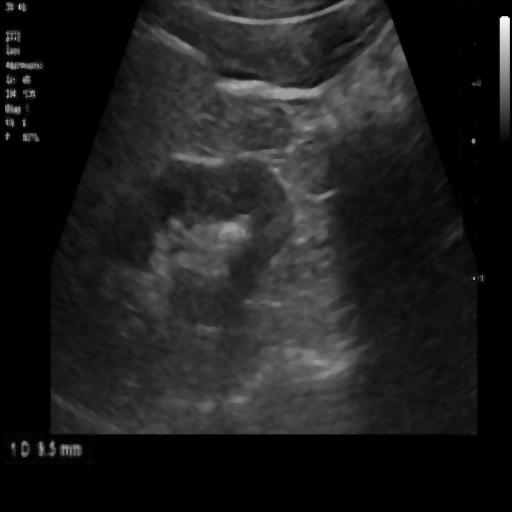
#> input picture median_filtered_images/median_img_1.jpg, 512 x 512 px; its folder holds only this picture in this run
$ jupyter execute --allow-errors part_1.ipynb
#> lines starting #> are read from the running program, lines starting #| are printed output that depends on the picture; after the words box and inside, x2 and y2 are one past the last pixel; in counts of white or black regions, pixels touching at a corner belong together
#> further down, current_image is the input picture: shape (512, 512); min 0, max 255, mean 30.6
[cell 1]
#install dependencies, you can uncomment if needed
# %pip install scikit-image
# %pip install matplotlib
# %pip install numpy

# print("\nFinished installing scikit, matplotlib, and numpy\n")

import matplotlib.pyplot as plt
import matplotlib.image as mpimg
import numpy as np
from skimage.transform import resize
import random
import os
from PIL import Image
import pandas as pd

## Preprocessing: Median filter and Gaussian Filter

[cell 2]
import math
import numpy as np

#function for convolution, based on the matlab code showed in class
#This is using zero padding, so the result image is slightly larger than the original image.

def twoD_convolution(image, kernel):
    image_height = image.shape[0]
    image_width = image.shape[1]

    kernel_height = kernel.shape[0]
    kernel_width = kernel.shape[1]
    result_height = image_height + kernel_height - 1
    result_width = image_width + kernel_width - 1

    # Initialize result with zeros
    result = np.zeros((result_height, result_width))
    for i in range(image_height):
        for j in range(image_width):
            # For each pixel in the image, multiply it by the entire kernel
            # and add it to the corresponding neighborhood in the result
            result[i : i + kernel_height, j : j + kernel_width] += image[i, j] * kernel

    pad_h = kernel_height // 2
    pad_w = kernel_width // 2
    return result[pad_h : pad_h + image_height, pad_w : pad_w + image_width]

# [16 lines left out: function median_filter, not called in this run]

def gaussian_filter_equation(x,y,sigma):
    return math.exp(-(x**2 + y**2) / (2 * sigma**2))

def gaussian_filter(img, kernel_size, sigma):
    k = kernel_size // 2
    kernel = np.zeros((kernel_size, kernel_size))
    for i in range(kernel_size):
        for j in range(kernel_size):
            kernel[i, j] = gaussian_filter_equation(i - k, j - k, sigma)
    kernel /= kernel.sum()
    return twoD_convolution(img, kernel)

### Reading in the images, converting them to grayscale using the Luminosity method, and using the filters.

[cell 3]
from matplotlib.image import imread
from PIL import Image
# [11 lines left out: function luminosity, not called in this run]

if not os.path.exists("median_filtered_images"):
    os.makedirs("median_filtered_images")
    print(f"Created folder: median_filtered_images")
else:
    print(f"Folder median_filtered_images already exists.")

# There are 10 dataset images, all named the same way (img_1, img_2, img_3...)
print("Median Filtering 10 Images\n")
#> (the rest of this cell did not finish here and is left out)

[cell 4]
if not os.path.exists("median_gaussian_filtered_images"):
    os.makedirs("median_gaussian_filtered_images")
    print(f"Created folder: median_gaussian_filtered_images")
else:
    print(f"Folder median_gaussian_filtered_images already exists.")

print("Gaussian Filtering 10 Images\n")
#> (the rest of this cell did not finish here and is left out)

    res_img = Image.fromarray(gaussian_filtered.astype(np.uint8))
    res_img.convert("L").save(f"median_gaussian_filtered_images/median_gaussian_img_{i}.jpg")

### Define the piecewise contrast stretching function:

[cell 5]
def piecewise_contrast(img, t):
    image = img.copy()
    image = image.astype(np.float64)
    L_min = 0
    L_max = 255
    i_min = np.min(image)
    i_max = np.max(image)

    result = np.zeros_like(image)
    less_than_t = image <= t
    higher_than_t = image > t

    result[less_than_t] = ((image[less_than_t] - i_min) * (t - L_min) / (t - i_min + 0.1)) + L_min
    result[higher_than_t] = ((image[higher_than_t] - t + 1) *(L_max - t+1) / (i_max - t+1)) + t + 1
    return result

### Part A: EME (Contrast Ratio Only)
$$EME = \frac{1}{k_1 k_2} \sum_{k=1}^{k_1} \sum_{l=1}^{k_2} \left( \frac{I_{max,k,l}}{I_{min,k,l} + c} \right)$$

[cell 6]
# takes in image, M and N (aka k1 and k2).
#M = vertical blocks, N = horizontal
def get_eme(img, vertical_blocks, horizontal_blocks):
    rows, cols = img.shape
    image = (img.copy()).astype(float)  #I don't want this function to modify the image passed in, so I make a copy and convert that to float.

    # floor division to get the number of rows and columns in each block.
    block_rows = rows//vertical_blocks
    block_cols = cols//horizontal_blocks

    eme = 0.0
    for r in range(vertical_blocks):
        for c in range(horizontal_blocks):
           row_start = r*block_rows
           row_end = row_start + block_rows + 1
           col_start = c*block_cols
           col_end = col_start + block_cols + 1

           block = image[row_start:row_end, col_start:col_end]  #Extract the current block of the image.
           block_max_intensity = np.max(block)
           block_min_intensity = np.min(block)

           block_min_intensity += 0.1   #(the denomimator, c= 0.1 so we add it)

           eme += (block_max_intensity / block_min_intensity)  #Apply the EME formula and accumulate the result.

    return float(eme) / (vertical_blocks * horizontal_blocks)  #Average the EME value by dividing by the total number of blocks. (1/MN)

part_a_results = []  #will contain all t values and their EME values, including optimal t. For every image.
#> part_a_results = []
def eme_for_all_images(results_list, img_folder):
    for i in range(0, 10):
        print("Processing image " + str(i+1))
        current_image_max_eme = -1
        current_image_t_optimal = -1
        t_eme_pairs = {}
        if(img_folder == "median_gaussian_filtered_images"):
            img_name = f"median_gaussian_filtered_images/median_gaussian_img_{i+1}.jpg"
        elif(img_folder == "median_filtered_images"):
            img_name = f"median_filtered_images/median_img_{i+1}.jpg"
        elif(img_folder == "dataset_images"):
            img_name = f"dataset_images/img_{i+1}.jpg"

        for t in range(0, 256): #loop through all possible t values (0-255)
            if(img_folder == "dataset_images"):
                current_image = luminosity(imread(img_name))
            else:
                current_image = imread(img_name)
            if(np.max(current_image) <= 1.0):
                current_image = current_image * 255.0
            contrast_stretched_image = piecewise_contrast(current_image, t)
            eme = get_eme(contrast_stretched_image, 8, 8) #use 8x8 blocks

            if eme > current_image_max_eme:
                current_image_max_eme = eme
                current_image_t_optimal = t

            t_eme_pairs[t] = eme
        results_list.append({
                "image_#": i,
                "t_optimal": current_image_t_optimal,
                "max_eme": current_image_max_eme,
                "all_values": t_eme_pairs  # for later plotting of t and eme
            })
    print("\n")
    return results_list

#to show what the results look like.
#It's pretty long so I won't print the results for every image
#> (the rest of this cell did not finish here and is left out)

#> in piecewise_contrast, `i_min = np.min(image)`: i_min = 0
#> in piecewise_contrast, `i_max = np.max(image)`: i_max = 249
#> in piecewise_contrast, `less_than_t = image <= t`:
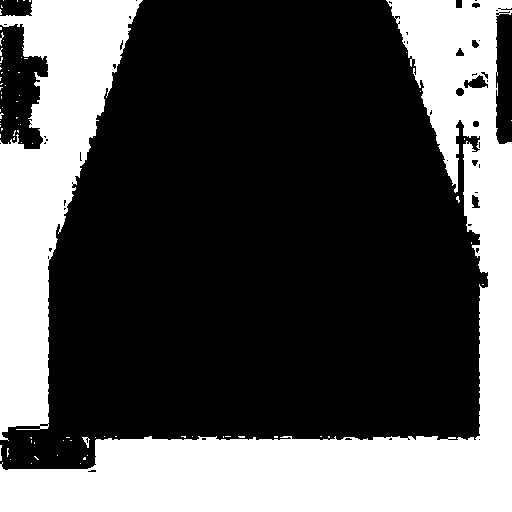
#> less_than_t: shape (512, 512) bool; 32.8% white; 77 white regions (72 under 20 px), largest, box (x1, y1, x2, y2) and area: (0, 0, 512, 512) 57364, (0, 0, 143, 441) 28210, (82, 437, 90, 448) 39, (0, 445, 2, 461) 24, (0, 32, 4, 46) 21
#> (the rest of the program and of its run is left out)
